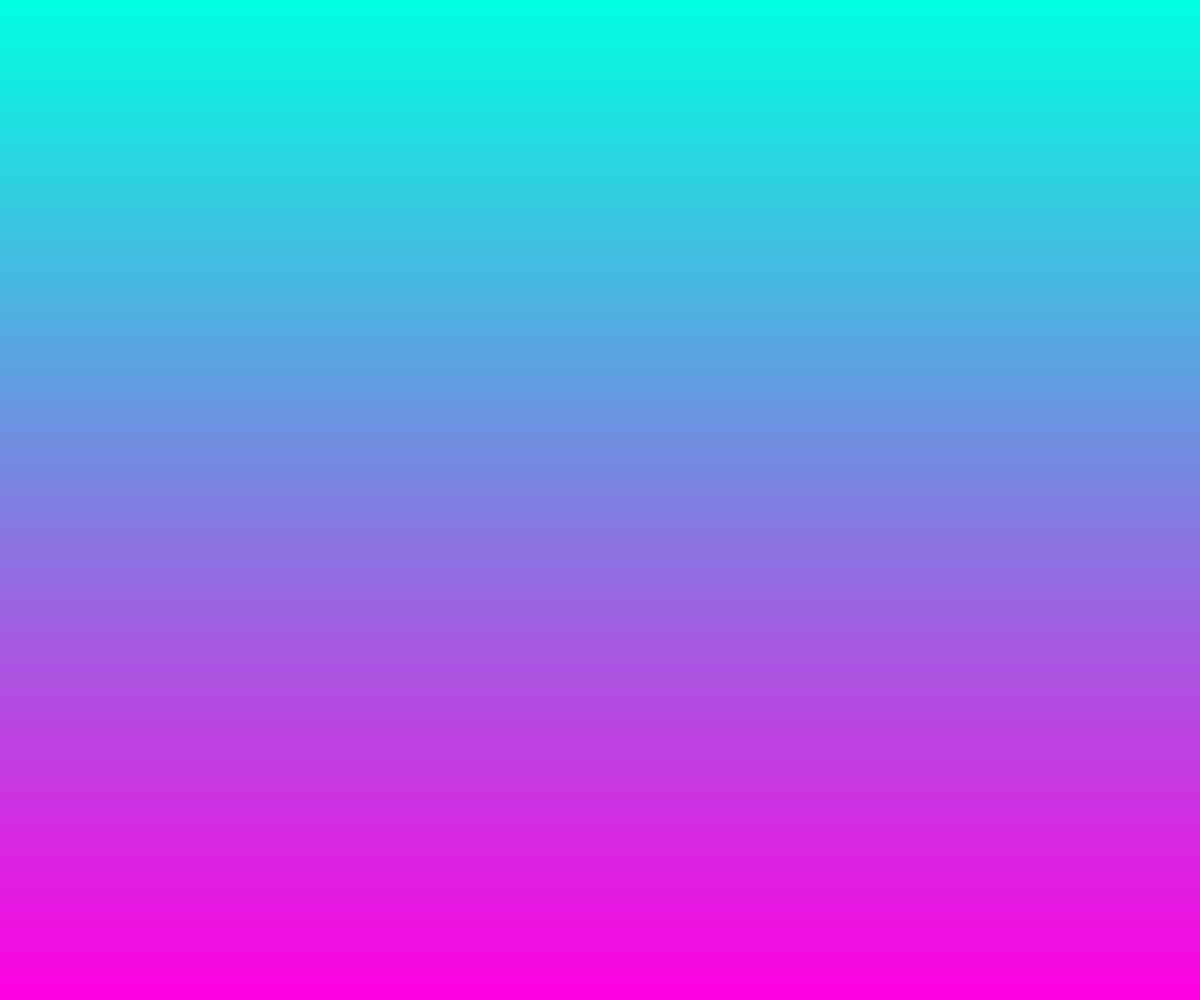
Frame 1 (no input)
Frame 60 (no input): identical to frame 1, image omitted
Frame 120 (the mouse pressed at the canvas centre since frame 60): identical to frame 1, image omitted

The p5.js sketch that drew this single still picture (run headless with seeded random() and noise() and a simulated clock; from frame 60 on, the mouse is pressed at the canvas centre):

// p5.js sketch
// ── sketch.js
// Project Title
// Your Name
// Date
//
// Extra for Experts:
// - describe what you did to take this project "above and beyond"


function setup() {
  createCanvas(windowWidth, windowHeight);


}

function draw() {
  mybackground();
  let rectHeight = 1
  noStroke();
  for(let y = height; y >= 0; y -= rectHeight ){
    let value = map(y,0,height,0,255);
    fill(value, 255-value, 225);
    rect(0,y,width, rectHeight);
  }
  
}



function mybackground(){
background(200);
}

function myforeground(){
for(let x = 0; x  <  width; x+= 40 ) {
   fill(0)
   circle(x, height/2, 40);
   fill(225);
   text(x, x, height/2);
 }
// Create stars  x100
let starCount = 0; 
randomseed(4);
while(starCount < 100){
  fill(255, 0, 0);
  let x = random(0, width); 
  let y = random(0, height);
  circle(X,Y,10);
  starCount++;
}


}
